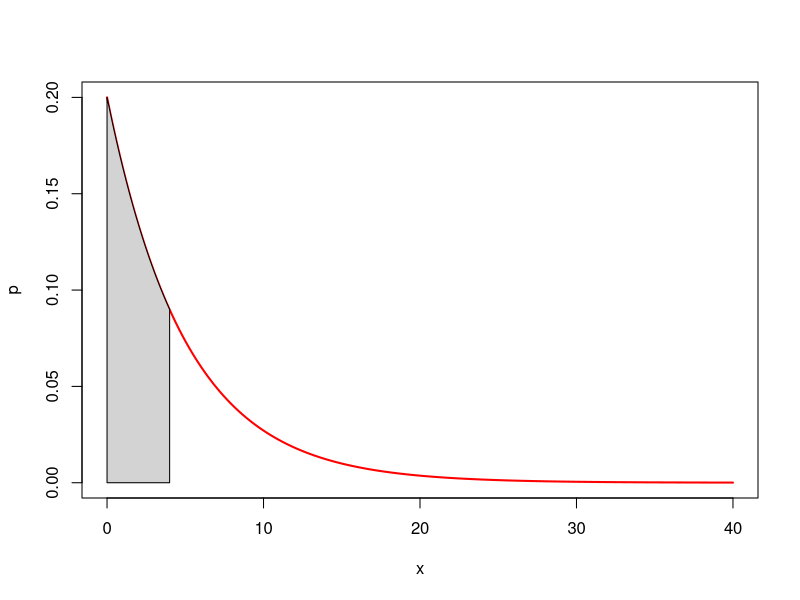
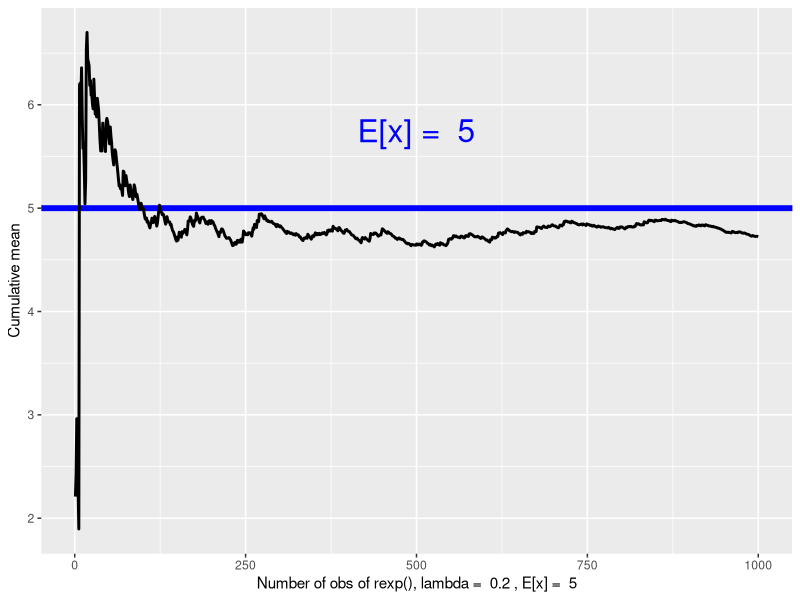
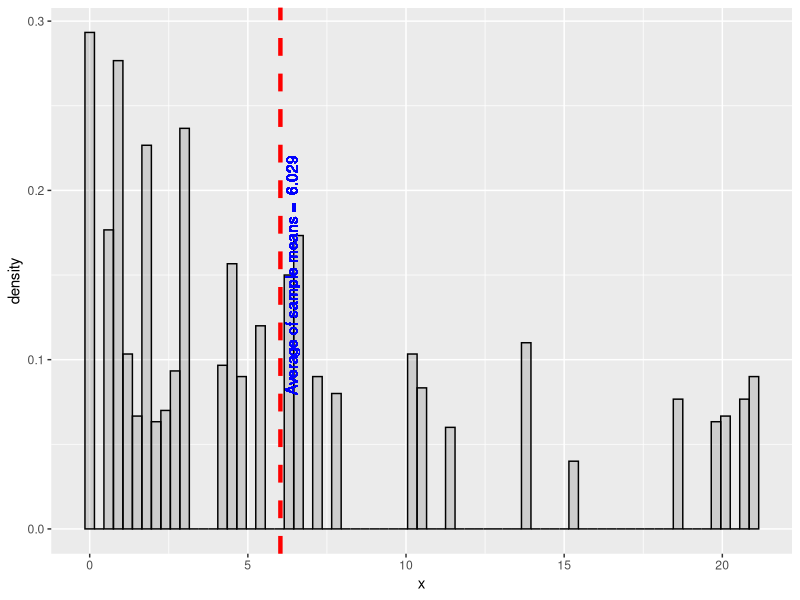
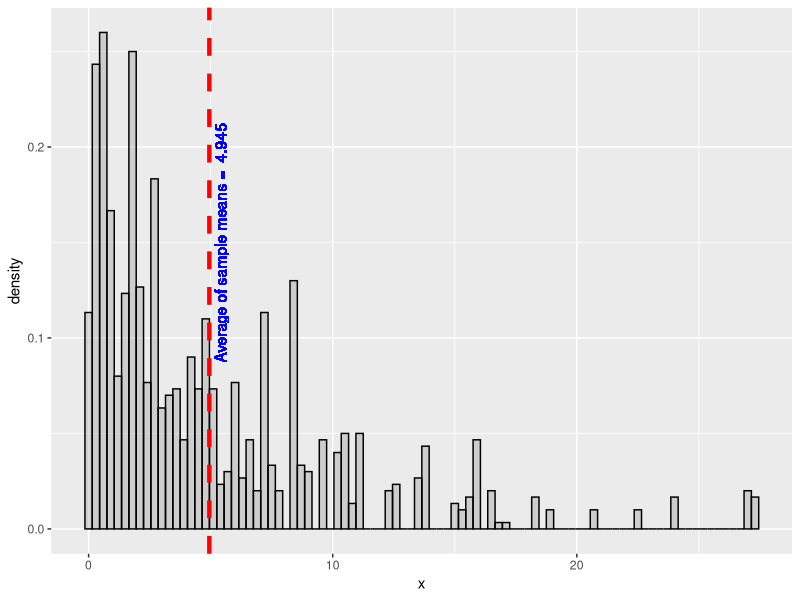
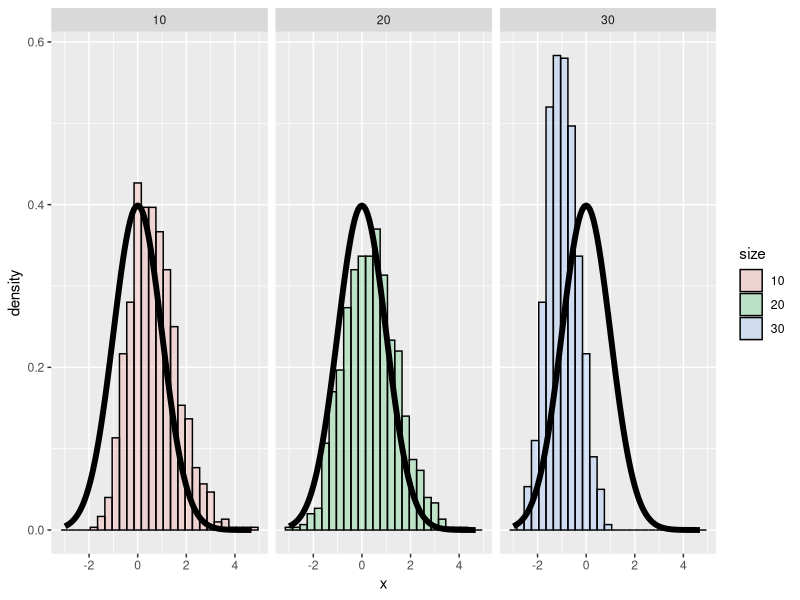

These charts were generated, in order, by the following R code: (Note: this script raises an error after producing the figures.)
## ---- chunk 1
    SHOW.ALL <- FALSE
    suppressMessages(library(knitr))
    opts_knit$set(verbose = SHOW.ALL, progress = TRUE)
## ---- chunk 2
# set the working directory
setwd("~/Google Drive/projects/r/coursera/statinference-006")

# pre-load all required dependencies
load.package <- function(x) {
    if (!suppressMessages(require(x, character.only = TRUE))) {
        warning(paste("WARNING. Package", x, "not found. Installing now."))
        install.packages(x, dep = TRUE)
        if(!require(x, character.only = TRUE)) {
            stop(paste("ABORT. Package", x, "not found"))
        }
    }
}

required.packages <- c("dplyr", "ggplot2")
for(i in 1:length(required.packages)) {
    load.package(required.packages[i])   
}
## ---- chunk 3
x = seq(0, 40, length = 200)
y = dexp(x, rate = 0.2)
plot(x, y, type="l", lwd = 2, col = "red", ylab = "p")
x = seq(0, 4, length = 200)
y = dexp(x, rate = 0.2)
polygon(c(0, x, 4), c(0, y, 0), col = "lightgray")
## ---- chunk 4
lambda <- 0.2      # rate of descent
mu <- 1/lambda     # expected value 
sigma <- 1/lambda  # standard deviation 
## ---- chunk 5
set.seed(12345)
nosim <- 1000

means <- cumsum(rexp(nosim, lambda)) / (1  : nosim)
g <- ggplot(data.frame(x = 1 : nosim, y = means), aes(x = x, y = y)) 
g <- g + geom_hline(yintercept = mu, size = 2, color = "blue") + geom_line(size = 1) 
g <- g + annotate("text", label = paste("E[x] = ", mu), x = 500, y = 1.15*mu, size = 8, colour = "blue")
g + labs(x = paste("Number of obs of rexp(), lambda = ", lambda, ", E[x] = ", round(mu, 3)), y = "Cumulative mean")
## ---- chunk 6
n <- 40 
x <- apply(matrix(sample(rexp(n, lambda), nosim, replace = TRUE), nosim), 1, mean)
g <- ggplot(data.frame(x = x), aes(x = x)) + geom_histogram(alpha = .20, binwidth=.3, colour = "black", aes(y = ..density..)) 
g + geom_vline(aes(xintercept = mean(x)), color = "red", linetype = "dashed", size = 1.5) +
geom_text(aes(x = mean(x), label=paste("\nAverage of sample means = ", round(mean(x), 3)), y=0.15), 
color="blue", angle=90, text=element_text(size=6))
## ---- chunk 7
n <- 200
x <- apply(matrix(sample(rexp(n, lambda), nosim, replace = TRUE), nosim), 1, mean)
g <- ggplot(data.frame(x = x), aes(x = x)) + geom_histogram(alpha = .20, binwidth=.3, colour = "black", aes(y = ..density..)) 
g + geom_vline(aes(xintercept = mean(x)), color = "red", linetype = "dashed", size = 1.5) +
geom_text(aes(x = mean(x), label=paste("\nAverage of sample means = ", round(mean(x), 3)), y=0.15), 
color="blue", angle=90, text=element_text(size=6))
## ---- chunk 8
n <- 40


## ---- chunk 9
n <- 40 
cfunc <- function(x, n) sqrt(n) * (mean(x) - mu) / sigma
dat <- data.frame(
  x = c(apply(matrix(sample(rexp(n, lambda), nosim * 10, replace = TRUE), 
                     nosim), 1, cfunc, 10),
        apply(matrix(sample(rexp(n, lambda), nosim * 20, replace = TRUE), 
                     nosim), 1, cfunc, 20),
        apply(matrix(sample(rexp(n, lambda), nosim * 30, replace = TRUE), 
                     nosim), 1, cfunc, 30)
        ),
  size = factor(rep(c(10, 20, 30), rep(nosim, 3))))
g <- ggplot(dat, aes(x = x, fill = size)) + geom_histogram(alpha = .20, binwidth=.3, colour = "black", aes(y = ..density..)) 
g <- g + stat_function(fun = dnorm, size = 2)
g + facet_grid(. ~ size)
## ---- chunk 10
# save working image so we can look at it later
save.image("~/Google Drive/projects/r/coursera/statinference-006/statinference-006-pt1.RData")
